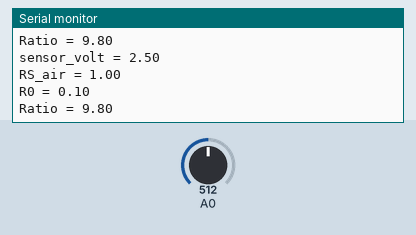
Bench run of a sketch on a simulated Arduino Uno, built with avr-gcc and run on an emulated ATmega328P. On the bench: the last lines printed to the serial monitor. Inputs (shaded band) come from the test bench; at power-on: A0 = 512.

Above: at 1.2 s.
1.3 s: A0 set to 0
At 2.8 s:
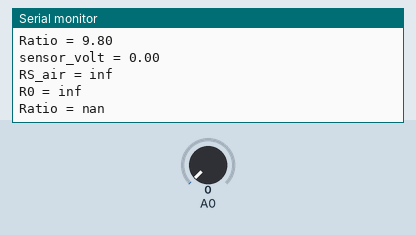
3.5 s: A0 set to 110
At 4.9 s:
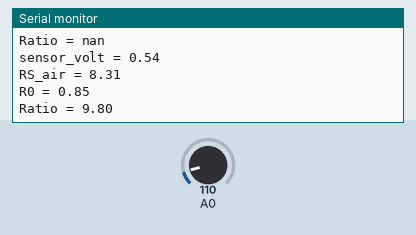
Timing chart, 0 to 6.5 s (numbered marks = the images above; inputs shaded):
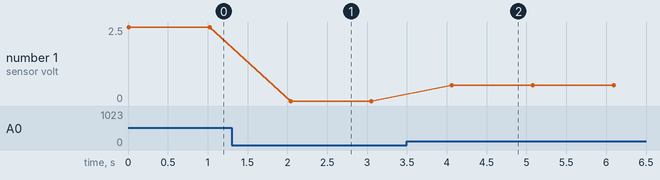

Measured:
- after the input at 1.3 s, the serial monitor: prints a new line after 0.74 s (image 1)
- after the input at 3.5 s, the serial monitor: prints a new line after 0.57 s (image 2)
- plotted number 1: 0 → 0.54 after the input at 3.5 s

The sketch:

gas_sensor.ino
```cpp
void setup() {
  Serial.begin(9600);
}

void loop() {
  float sensor_volt;
  float RS_air; //get value of Rs in GAS
  float R0;
  float ratio; //Get ratio RS_GAS/RS_air
  float sensorValue=0.0;
  for(int x=0;x<100;x++){
    sensorValue = sensorValue + analogRead(A0);
  }
  sensorValue = sensorValue/100.0;
  sensor_volt = (float)sensorValue/1024*5.0;
  RS_air = (5.0 -sensor_volt)/sensor_volt;
  R0 = RS_air/9.8;
  ratio = RS_air/R0;

  Serial.print("sensor_volt = ");
  Serial.println(sensor_volt);
  //Serial.println("V");

  Serial.print("RS_air = ");
  Serial.println(RS_air);

  Serial.print("R0 = ");
  Serial.println(R0);

  Serial.print("Ratio = ");
  Serial.println(ratio);

  delay(1000);

}
```
